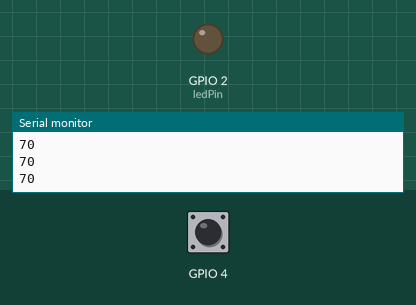
This sketch was run on a simulated ESP32. Parts: output pins drawn as LEDs (lit = HIGH), the last lines printed to the serial monitor. Dashed ring = blinking. The inputs (shaded band) are chosen by the test bench; at power-on: GPIO 4 HIGH.

Above: at 11.2 s.
11.3 s: GPIO 4 pulled LOW for 3.2 s
At 12.2 s:
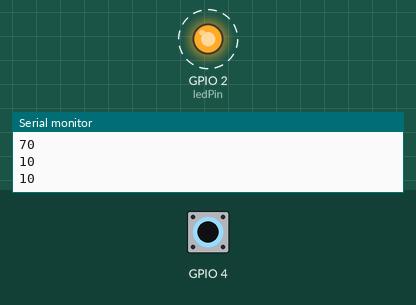
Timing chart, 0 to 16.3 s (numbered marks = the images above; inputs shaded):
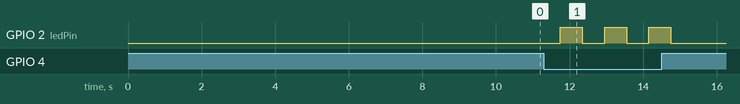

The sketch:

Capacitive_touch_switch.ino
```cpp
/*
 * Date created: 20/08/2020
 * Author: Sifat Salehin Ananyo
 * Organization: Swinburen IoT and AI Club
 * Version: 1.0.0
 *
 */

int touch;
int tap = 1;
const int ledPin = 2;

void setup() {
  Serial.begin(115200);
  delay(10000);
  pinMode (ledPin, OUTPUT);
  Serial.println("ESP32 Touch & Blink Test");
}

void loop() {
  touch = touchRead(T0);
  Serial.println(touchRead(T0));
  delay (350);

if (touch <30){
  tap++;

  if (tap%2==0){
      digitalWrite (ledPin, HIGH);
      delay (250);
  }
  else if (tap%2==1)
   {
    digitalWrite (ledPin, LOW);
    delay (250);
   }
}
}
```

Measured:
- after the input at 11.3 s, GPIO 2 (ledPin): alternates HIGH for 0.60 s and LOW for 0.60 s, 6 changes in all, then stays LOW, starting after 0.45 s
